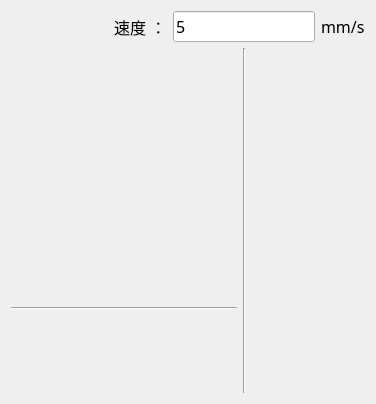
<?xml version="1.0" encoding="UTF-8"?>
<ui version="4.0">
 <class>qg_JogButton_ED_NewClass</class>
 <widget class="QWidget" name="qg_JogButton_ED_NewClass">
  <property name="geometry">
   <rect>
    <x>0</x>
    <y>0</y>
    <width>376</width>
    <height>404</height>
   </rect>
  </property>
  <property name="font">
   <font>
    <family>微软雅黑</family>
    <pointsize>12</pointsize>
   </font>
  </property>
  <property name="windowTitle">
   <string>qg_JogButton_ED_New</string>
  </property>
  <layout class="QVBoxLayout" name="verticalLayout_2">
   <item>
    <layout class="QHBoxLayout" name="horizontalLayout">
     <item>
      <spacer name="horizontalSpacer">
       <property name="orientation">
        <enum>Qt::Horizontal</enum>
       </property>
       <property name="sizeHint" stdset="0">
        <size>
         <width>40</width>
         <height>20</height>
        </size>
       </property>
      </spacer>
     </item>
     <item>
      <widget class="QLabel" name="label_2">
       <property name="text">
        <string> 速度 ：</string>
       </property>
      </widget>
     </item>
     <item>
      <widget class="QLineEdit" name="lineEdit_JogSpeed">
       <property name="text">
        <string>5</string>
       </property>
      </widget>
     </item>
     <item>
      <widget class="QLabel" name="label">
       <property name="text">
        <string>mm/s</string>
       </property>
      </widget>
     </item>
    </layout>
   </item>
   <item>
    <layout class="QHBoxLayout" name="horizontalLayout_2" stretch="2,0,1">
     <item>
      <layout class="QGridLayout" name="gridLayout">
       <item row="0" column="2">
        <widget class="QPushButton" name="pushButton_URight">
         <property name="minimumSize">
          <size>
           <width>0</width>
           <height>40</height>
          </size>
         </property>
         <property name="toolTip">
          <string>U右</string>
         </property>
         <property name="styleSheet">
          <string notr="true">QPushButton {
    border: none;
    background: transparent;
}
QPushButton:hover {
    border:1px solid #FFFFFF;
    background: rgba(127, 127, 127, 20);
}</string>
         </property>
         <property name="text">
          <string/>
         </property>
         <property name="icon">
          <iconset resource="../../imgResource.qrc">
           <normaloff>:/icons/icons8-向右旋转-48.png</normaloff>:/icons/icons8-向右旋转-48.png</iconset>
         </property>
         <property name="iconSize">
          <size>
           <width>36</width>
           <height>36</height>
          </size>
         </property>
        </widget>
       </item>
       <item row="0" column="0">
        <widget class="QPushButton" name="pushButton_ULeft">
         <property name="minimumSize">
          <size>
           <width>0</width>
           <height>40</height>
          </size>
         </property>
         <property name="toolTip">
          <string>U左</string>
         </property>
         <property name="styleSheet">
          <string notr="true">QPushButton {
    border: none;
    background: transparent;
}
QPushButton:hover {
    border:1px solid #FFFFFF;
    background: rgba(127, 127, 127, 20);
}</string>
         </property>
         <property name="text">
          <string/>
         </property>
         <property name="icon">
          <iconset resource="../../imgResource.qrc">
           <normaloff>:/icons/icons8-向左旋转-48.png</normaloff>:/icons/icons8-向左旋转-48.png</iconset>
         </property>
         <property name="iconSize">
          <size>
           <width>36</width>
           <height>36</height>
          </size>
         </property>
        </widget>
       </item>
       <item row="2" column="1">
        <spacer name="verticalSpacer">
         <property name="orientation">
          <enum>Qt::Vertical</enum>
         </property>
         <property name="sizeHint" stdset="0">
          <size>
           <width>20</width>
           <height>40</height>
          </size>
         </property>
        </spacer>
       </item>
       <item row="7" column="1">
        <spacer name="verticalSpacer_4">
         <property name="orientation">
          <enum>Qt::Vertical</enum>
         </property>
         <property name="sizeHint" stdset="0">
          <size>
           <width>20</width>
           <height>40</height>
          </size>
         </property>
        </spacer>
       </item>
       <item row="8" column="2">
        <widget class="QPushButton" name="pushButton_U1Right">
         <property name="minimumSize">
          <size>
           <width>0</width>
           <height>40</height>
          </size>
         </property>
         <property name="toolTip">
          <string>U1右（治具）</string>
         </property>
         <property name="styleSheet">
          <string notr="true">QPushButton {
    border: none;
    background: transparent;
}
QPushButton:hover {
    border:1px solid #FFFFFF;
    background: rgba(127, 127, 127, 20);
}</string>
         </property>
         <property name="text">
          <string/>
         </property>
         <property name="icon">
          <iconset resource="../../imgResource.qrc">
           <normaloff>:/icons/icons8-向右旋转-48.png</normaloff>:/icons/icons8-向右旋转-48.png</iconset>
         </property>
         <property name="iconSize">
          <size>
           <width>36</width>
           <height>36</height>
          </size>
         </property>
        </widget>
       </item>
       <item row="5" column="1">
        <widget class="QPushButton" name="pushButton_YDown">
         <property name="minimumSize">
          <size>
           <width>0</width>
           <height>40</height>
          </size>
         </property>
         <property name="toolTip">
          <string>Y下</string>
         </property>
         <property name="styleSheet">
          <string notr="true">QPushButton {
    border: none;
    background: transparent;
}
QPushButton:hover {
    border:1px solid #FFFFFF;
    background: rgba(127, 127, 127, 20);
}</string>
         </property>
         <property name="text">
          <string/>
         </property>
         <property name="icon">
          <iconset resource="../../imgResource.qrc">
           <normaloff>:/icons/icons8-双降-48.png</normaloff>:/icons/icons8-双降-48.png</iconset>
         </property>
         <property name="iconSize">
          <size>
           <width>36</width>
           <height>36</height>
          </size>
         </property>
        </widget>
       </item>
       <item row="4" column="1">
        <spacer name="verticalSpacer_3">
         <property name="orientation">
          <enum>Qt::Vertical</enum>
         </property>
         <property name="sizeHint" stdset="0">
          <size>
           <width>20</width>
           <height>40</height>
          </size>
         </property>
        </spacer>
       </item>
       <item row="3" column="0">
        <widget class="QPushButton" name="pushButton_XLeft">
         <property name="minimumSize">
          <size>
           <width>0</width>
           <height>40</height>
          </size>
         </property>
         <property name="toolTip">
          <string>X左</string>
         </property>
         <property name="styleSheet">
          <string notr="true">QPushButton {
    border: none;
    background: transparent;
}
QPushButton:hover {
    border:1px solid #FFFFFF;
    background: rgba(127, 127, 127, 20);
}</string>
         </property>
         <property name="text">
          <string/>
         </property>
         <property name="icon">
          <iconset resource="../../imgResource.qrc">
           <normaloff>:/icons/icons8-双左-48.png</normaloff>:/icons/icons8-双左-48.png</iconset>
         </property>
         <property name="iconSize">
          <size>
           <width>36</width>
           <height>36</height>
          </size>
         </property>
        </widget>
       </item>
       <item row="0" column="1">
        <spacer name="verticalSpacer_2">
         <property name="orientation">
          <enum>Qt::Vertical</enum>
         </property>
         <property name="sizeHint" stdset="0">
          <size>
           <width>20</width>
           <height>40</height>
          </size>
         </property>
        </spacer>
       </item>
       <item row="8" column="0">
        <widget class="QPushButton" name="pushButton_U1Left">
         <property name="minimumSize">
          <size>
           <width>0</width>
           <height>40</height>
          </size>
         </property>
         <property name="toolTip">
          <string>U1左（治具）</string>
         </property>
         <property name="styleSheet">
          <string notr="true">QPushButton {
    border: none;
    background: transparent;
}
QPushButton:hover {
    border:1px solid #FFFFFF;
    background: rgba(127, 127, 127, 20);
}</string>
         </property>
         <property name="text">
          <string/>
         </property>
         <property name="icon">
          <iconset resource="../../imgResource.qrc">
           <normaloff>:/icons/icons8-向左旋转-48.png</normaloff>:/icons/icons8-向左旋转-48.png</iconset>
         </property>
         <property name="iconSize">
          <size>
           <width>36</width>
           <height>36</height>
          </size>
         </property>
        </widget>
       </item>
       <item row="3" column="2">
        <widget class="QPushButton" name="pushButton_XRight">
         <property name="minimumSize">
          <size>
           <width>0</width>
           <height>40</height>
          </size>
         </property>
         <property name="toolTip">
          <string>X右</string>
         </property>
         <property name="styleSheet">
          <string notr="true">QPushButton {
    border: none;
    background: transparent;
}
QPushButton:hover {
    border:1px solid #FFFFFF;
    background: rgba(127, 127, 127, 20);
}</string>
         </property>
         <property name="text">
          <string/>
         </property>
         <property name="icon">
          <iconset resource="../../imgResource.qrc">
           <normaloff>:/icons/icons8-双右-48.png</normaloff>:/icons/icons8-双右-48.png</iconset>
         </property>
         <property name="iconSize">
          <size>
           <width>36</width>
           <height>36</height>
          </size>
         </property>
        </widget>
       </item>
       <item row="1" column="1">
        <widget class="QPushButton" name="pushButton_YUp">
         <property name="minimumSize">
          <size>
           <width>0</width>
           <height>40</height>
          </size>
         </property>
         <property name="toolTip">
          <string>Y上</string>
         </property>
         <property name="styleSheet">
          <string notr="true">QPushButton {
    border: none;
    background: transparent;
}
QPushButton:hover {
    border:1px solid #FFFFFF;
    background: rgba(127, 127, 127, 20);
}</string>
         </property>
         <property name="text">
          <string/>
         </property>
         <property name="icon">
          <iconset resource="../../imgResource.qrc">
           <normaloff>:/icons/icons8-翻倍-48.png</normaloff>:/icons/icons8-翻倍-48.png</iconset>
         </property>
         <property name="iconSize">
          <size>
           <width>36</width>
           <height>36</height>
          </size>
         </property>
        </widget>
       </item>
       <item row="6" column="0" colspan="3">
        <widget class="Line" name="line_2">
         <property name="orientation">
          <enum>Qt::Horizontal</enum>
         </property>
        </widget>
       </item>
      </layout>
     </item>
     <item>
      <widget class="Line" name="line">
       <property name="orientation">
        <enum>Qt::Vertical</enum>
       </property>
      </widget>
     </item>
     <item>
      <layout class="QVBoxLayout" name="verticalLayout">
       <item>
        <widget class="QPushButton" name="pushButton_ZUp">
         <property name="minimumSize">
          <size>
           <width>0</width>
           <height>40</height>
          </size>
         </property>
         <property name="toolTip">
          <string>pin检测Z上</string>
         </property>
         <property name="styleSheet">
          <string notr="true">QPushButton {
    border: none;
    background: transparent;
}
QPushButton:hover {
    border:1px solid #FFFFFF;
    background: rgba(127, 127, 127, 20);
}</string>
         </property>
         <property name="text">
          <string/>
         </property>
         <property name="icon">
          <iconset resource="../../imgResource.qrc">
           <normaloff>:/icons/icons8-翻倍-48.png</normaloff>:/icons/icons8-翻倍-48.png</iconset>
         </property>
         <property name="iconSize">
          <size>
           <width>36</width>
           <height>36</height>
          </size>
         </property>
        </widget>
       </item>
       <item>
        <spacer name="verticalSpacer_8">
         <property name="orientation">
          <enum>Qt::Vertical</enum>
         </property>
         <property name="sizeHint" stdset="0">
          <size>
           <width>20</width>
           <height>40</height>
          </size>
         </property>
        </spacer>
       </item>
       <item>
        <widget class="QPushButton" name="pushButton_ZDown">
         <property name="minimumSize">
          <size>
           <width>0</width>
           <height>40</height>
          </size>
         </property>
         <property name="toolTip">
          <string>pin检测Z下</string>
         </property>
         <property name="styleSheet">
          <string notr="true">QPushButton {
    border: none;
    background: transparent;
}
QPushButton:hover {
    border:1px solid #FFFFFF;
    background: rgba(127, 127, 127, 20);
}</string>
         </property>
         <property name="text">
          <string/>
         </property>
         <property name="icon">
          <iconset resource="../../imgResource.qrc">
           <normaloff>:/icons/icons8-双降-48.png</normaloff>:/icons/icons8-双降-48.png</iconset>
         </property>
         <property name="iconSize">
          <size>
           <width>36</width>
           <height>36</height>
          </size>
         </property>
        </widget>
       </item>
       <item>
        <widget class="QPushButton" name="pushButton_Z1Up">
         <property name="minimumSize">
          <size>
           <width>0</width>
           <height>40</height>
          </size>
         </property>
         <property name="toolTip">
          <string>正面相机Z上</string>
         </property>
         <property name="styleSheet">
          <string notr="true">QPushButton {
    border: none;
    background: transparent;
}
QPushButton:hover {
    border:1px solid #FFFFFF;
    background: rgba(127, 127, 127, 20);
}</string>
         </property>
         <property name="text">
          <string/>
         </property>
         <property name="icon">
          <iconset resource="../../imgResource.qrc">
           <normaloff>:/icons/icons8-翻倍-48.png</normaloff>:/icons/icons8-翻倍-48.png</iconset>
         </property>
         <property name="iconSize">
          <size>
           <width>36</width>
           <height>36</height>
          </size>
         </property>
        </widget>
       </item>
       <item>
        <spacer name="verticalSpacer_5">
         <property name="orientation">
          <enum>Qt::Vertical</enum>
         </property>
         <property name="sizeHint" stdset="0">
          <size>
           <width>20</width>
           <height>40</height>
          </size>
         </property>
        </spacer>
       </item>
       <item>
        <widget class="QPushButton" name="pushButton_Z1Down">
         <property name="minimumSize">
          <size>
           <width>0</width>
           <height>40</height>
          </size>
         </property>
         <property name="toolTip">
          <string>正面相机Z下</string>
         </property>
         <property name="styleSheet">
          <string notr="true">QPushButton {
    border: none;
    background: transparent;
}
QPushButton:hover {
    border:1px solid #FFFFFF;
    background: rgba(127, 127, 127, 20);
}</string>
         </property>
         <property name="text">
          <string/>
         </property>
         <property name="icon">
          <iconset resource="../../imgResource.qrc">
           <normaloff>:/icons/icons8-双降-48.png</normaloff>:/icons/icons8-双降-48.png</iconset>
         </property>
         <property name="iconSize">
          <size>
           <width>36</width>
           <height>36</height>
          </size>
         </property>
        </widget>
       </item>
       <item>
        <spacer name="verticalSpacer_6">
         <property name="orientation">
          <enum>Qt::Vertical</enum>
         </property>
         <property name="sizeHint" stdset="0">
          <size>
           <width>20</width>
           <height>40</height>
          </size>
         </property>
        </spacer>
       </item>
       <item>
        <widget class="QPushButton" name="pushButton_Z2Up">
         <property name="minimumSize">
          <size>
           <width>0</width>
           <height>40</height>
          </size>
         </property>
         <property name="toolTip">
          <string>反面相机Z上</string>
         </property>
         <property name="styleSheet">
          <string notr="true">QPushButton {
    border: none;
    background: transparent;
}
QPushButton:hover {
    border:1px solid #FFFFFF;
    background: rgba(127, 127, 127, 20);
}</string>
         </property>
         <property name="text">
          <string/>
         </property>
         <property name="icon">
          <iconset resource="../../imgResource.qrc">
           <normaloff>:/icons/icons8-翻倍-48.png</normaloff>:/icons/icons8-翻倍-48.png</iconset>
         </property>
         <property name="iconSize">
          <size>
           <width>36</width>
           <height>36</height>
          </size>
         </property>
        </widget>
       </item>
       <item>
        <spacer name="verticalSpacer_7">
         <property name="orientation">
          <enum>Qt::Vertical</enum>
         </property>
         <property name="sizeHint" stdset="0">
          <size>
           <width>20</width>
           <height>40</height>
          </size>
         </property>
        </spacer>
       </item>
       <item>
        <widget class="QPushButton" name="pushButton_Z2Down">
         <property name="minimumSize">
          <size>
           <width>0</width>
           <height>40</height>
          </size>
         </property>
         <property name="toolTip">
          <string>反面相机Z下</string>
         </property>
         <property name="styleSheet">
          <string notr="true">QPushButton {
    border: none;
    background: transparent;
}
QPushButton:hover {
    border:1px solid #FFFFFF;
    background: rgba(127, 127, 127, 20);
}</string>
         </property>
         <property name="text">
          <string/>
         </property>
         <property name="icon">
          <iconset resource="../../imgResource.qrc">
           <normaloff>:/icons/icons8-双降-48.png</normaloff>:/icons/icons8-双降-48.png</iconset>
         </property>
         <property name="iconSize">
          <size>
           <width>36</width>
           <height>36</height>
          </size>
         </property>
        </widget>
       </item>
      </layout>
     </item>
    </layout>
   </item>
  </layout>
 </widget>
 <layoutdefault spacing="6" margin="11"/>
 <resources>
  <include location="../../imgResource.qrc"/>
 </resources>
 <connections/>
</ui>
